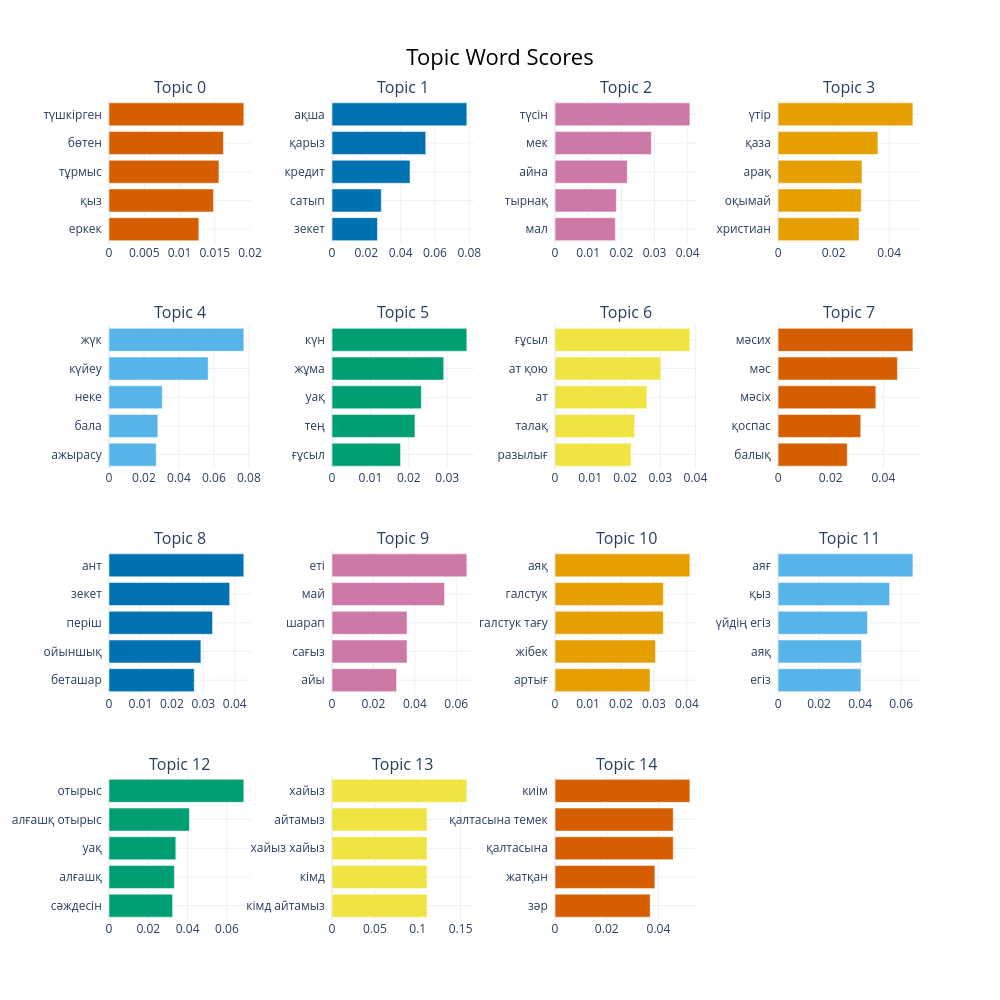

The notebook cell saved with this chart:
### Markdown cell above
# 1. Темы в общем

### Code cell
#visualization of the terms

model_bigrams.visualize_barchart(top_n_topics=15)

### Figure 1 — Plotly figure (JSON) as saved in the notebook; plotly's stock layout.template omitted (floating-point values rounded to 4 significant figures)
{"data": [{"marker": {"color": "#D55E00"}, "orientation": "h", "type": "bar", "x": [0.01274, 0.01482, 0.01559, 0.01622, 0.01912], "xaxis": "x", "y": ["еркек  ", "қыз  ", "тұрмыс  ", "бөтен  ", "түшкірген  "], "yaxis": "y"}, {"marker": {"color": "#0072B2"}, "orientation": "h", "type": "bar", "x": [0.02647, 0.02871, 0.04546, 0.05463, 0.07857], "xaxis": "x2", "y": ["зекет  ", "сатып  ", "кредит  ", "қарыз  ", "ақша  "], "yaxis": "y2"}, {"marker": {"color": "#CC79A7"}, "orientation": "h", "type": "bar", "x": [0.01818, 0.01848, 0.02177, 0.02903, 0.04066], "xaxis": "x3", "y": ["мал  ", "тырнақ  ", "айна  ", "мек  ", "түсін  "], "yaxis": "y3"}, {"marker": {"color": "#E69F00"}, "orientation": "h", "type": "bar", "x": [0.02913, 0.02995, 0.03021, 0.03595, 0.04855], "xaxis": "x4", "y": ["христиан  ", "оқымай  ", "арақ  ", "қаза  ", "үтір  "], "yaxis": "y4"}, {"marker": {"color": "#56B4E9"}, "orientation": "h", "type": "bar", "x": [0.02703, 0.02794, 0.03048, 0.0567, 0.07713], "xaxis": "x5", "y": ["ажырасу  ", "бала  ", "неке  ", "күйеу  ", "жүк  "], "yaxis": "y5"}, {"marker": {"color": "#009E73"}, "orientation": "h", "type": "bar", "x": [0.01784, 0.02159, 0.02326, 0.02909, 0.03511], "xaxis": "x6", "y": ["ғұсыл  ", "тең  ", "уақ  ", "жұма  ", "күн  "], "yaxis": "y6"}, {"marker": {"color": "#F0E442"}, "orientation": "h", "type": "bar", "x": [0.02166, 0.02268, 0.02615, 0.03014, 0.03842], "xaxis": "x7", "y": ["разылығ  ", "талақ  ", "ат  ", "ат қою  ", "ғұсыл  "], "yaxis": "y7"}, {"marker": {"color": "#D55E00"}, "orientation": "h", "type": "bar", "x": [0.02627, 0.0314, 0.03714, 0.04535, 0.05122], "xaxis": "x8", "y": ["балық  ", "қоспас  ", "мәсіх  ", "мәс  ", "мәсих  "], "yaxis": "y8"}, {"marker": {"color": "#0072B2"}, "orientation": "h", "type": "bar", "x": [0.02713, 0.02923, 0.03293, 0.03839, 0.0429], "xaxis": "x9", "y": ["беташар  ", "ойыншық  ", "періш  ", "зекет  ", "ант  "], "yaxis": "y9"}, {"marker": {"color": "#CC79A7"}, "orientation": "h", "type": "bar", "x": [0.03117, 0.03623, 0.03623, 0.05434, 0.06511], "xaxis": "x10", "y": ["айы  ", "сағыз  ", "шарап  ", "май  ", "еті  "], "yaxis": "y10"}, {"marker": {"color": "#E69F00"}, "orientation": "h", "type": "bar", "x": [0.02879, 0.03047, 0.03284, 0.03284, 0.04089], "xaxis": "x11", "y": ["артығ  ", "жібек  ", "галстук тағу  ", "галстук  ", "аяқ  "], "yaxis": "y11"}, {"marker": {"color": "#56B4E9"}, "orientation": "h", "type": "bar", "x": [0.04043, 0.04069, 0.04357, 0.05439, 0.06573], "xaxis": "x12", "y": ["егіз  ", "аяқ  ", "үйдің егіз  ", "қыз  ", "аяғ  "], "yaxis": "y12"}, {"marker": {"color": "#009E73"}, "orientation": "h", "type": "bar", "x": [0.03234, 0.03325, 0.03398, 0.0409, 0.06858], "xaxis": "x13", "y": ["сәждесін  ", "алғашқ  ", "уақ  ", "алғашқ отырыс  ", "отырыс  "], "yaxis": "y13"}, {"marker": {"color": "#F0E442"}, "orientation": "h", "type": "bar", "x": [0.1109, 0.1109, 0.1109, 0.1109, 0.1573], "xaxis": "x14", "y": ["кімд айтамыз  ", "кімд  ", "хайыз хайыз  ", "айтамыз  ", "хайыз  "], "yaxis": "y14"}, {"marker": {"color": "#D55E00"}, "orientation": "h", "type": "bar", "x": [0.03679, 0.03861, 0.0457, 0.0457, 0.05215], "xaxis": "x15", "y": ["зәр  ", "жатқан  ", "қалтасына  ", "қалтасына темек  ", "киім  "], "yaxis": "y15"}], "layout": {"annotations": [{"font": {"size": 16}, "showarrow": false, "text": "Topic 0", "x": 0.0875, "xanchor": "center", "xref": "paper", "y": 1, "yanchor": "bottom", "yref": "paper"}, {"font": {"size": 16}, "showarrow": false, "text": "Topic 1", "x": 0.3625, "xanchor": "center", "xref": "paper", "y": 1, "yanchor": "bottom", "yref": "paper"}, {"font": {"size": 16}, "showarrow": false, "text": "Topic 2", "x": 0.6375, "xanchor": "center", "xref": "paper", "y": 1, "yanchor": "bottom", "yref": "paper"}, {"font": {"size": 16}, "showarrow": false, "text": "Topic 3", "x": 0.9125, "xanchor": "center", "xref": "paper", "y": 1, "yanchor": "bottom", "yref": "paper"}, {"font": {"size": 16}, "showarrow": false, "text": "Topic 4", "x": 0.0875, "xanchor": "center", "xref": "paper", "y": 0.725, "yanchor": "bottom", "yref": "paper"}, {"font": {"size": 16}, "showarrow": false, "text": "Topic 5", "x": 0.3625, "xanchor": "center", "xref": "paper", "y": 0.725, "yanchor": "bottom", "yref": "paper"}, {"font": {"size": 16}, "showarrow": false, "text": "Topic 6", "x": 0.6375, "xanchor": "center", "xref": "paper", "y": 0.725, "yanchor": "bottom", "yref": "paper"}, {"font": {"size": 16}, "showarrow": false, "text": "Topic 7", "x": 0.9125, "xanchor": "center", "xref": "paper", "y": 0.725, "yanchor": "bottom", "yref": "paper"}, {"font": {"size": 16}, "showarrow": false, "text": "Topic 8", "x": 0.0875, "xanchor": "center", "xref": "paper", "y": 0.45, "yanchor": "bottom", "yref": "paper"}, {"font": {"size": 16}, "showarrow": false, "text": "Topic 9", "x": 0.3625, "xanchor": "center", "xref": "paper", "y": 0.45, "yanchor": "bottom", "yref": "paper"}, {"font": {"size": 16}, "showarrow": false, "text": "Topic 10", "x": 0.6375, "xanchor": "center", "xref": "paper", "y": 0.45, "yanchor": "bottom", "yref": "paper"}, {"font": {"size": 16}, "showarrow": false, "text": "Topic 11", "x": 0.9125, "xanchor": "center", "xref": "paper", "y": 0.45, "yanchor": "bottom", "yref": "paper"}, {"font": {"size": 16}, "showarrow": false, "text": "Topic 12", "x": 0.0875, "xanchor": "center", "xref": "paper", "y": 0.175, "yanchor": "bottom", "yref": "paper"}, {"font": {"size": 16}, "showarrow": false, "text": "Topic 13", "x": 0.3625, "xanchor": "center", "xref": "paper", "y": 0.175, "yanchor": "bottom", "yref": "paper"}, {"font": {"size": 16}, "showarrow": false, "text": "Topic 14", "x": 0.6375, "xanchor": "center", "xref": "paper", "y": 0.175, "yanchor": "bottom", "yref": "paper"}], "height": 1000, "hoverlabel": {"bgcolor": "white", "font": {"family": "Rockwell", "size": 16}}, "showlegend": false, "title": {"font": {"color": "Black", "size": 22}, "text": "Topic Word Scores", "x": 0.5, "xanchor": "center", "yanchor": "top"}, "width": 1000, "xaxis": {"anchor": "y", "domain": [0, 0.175], "showgrid": true}, "xaxis10": {"anchor": "y10", "domain": [0.275, 0.45], "showgrid": true}, "xaxis11": {"anchor": "y11", "domain": [0.55, 0.725], "showgrid": true}, "xaxis12": {"anchor": "y12", "domain": [0.825, 1], "showgrid": true}, "xaxis13": {"anchor": "y13", "domain": [0, 0.175], "showgrid": true}, "xaxis14": {"anchor": "y14", "domain": [0.275, 0.45], "showgrid": true}, "xaxis15": {"anchor": "y15", "domain": [0.55, 0.725], "showgrid": true}, "xaxis16": {"anchor": "y16", "domain": [0.825, 1], "showgrid": true}, "xaxis2": {"anchor": "y2", "domain": [0.275, 0.45], "showgrid": true}, "xaxis3": {"anchor": "y3", "domain": [0.55, 0.725], "showgrid": true}, "xaxis4": {"anchor": "y4", "domain": [0.825, 1], "showgrid": true}, "xaxis5": {"anchor": "y5", "domain": [0, 0.175], "showgrid": true}, "xaxis6": {"anchor": "y6", "domain": [0.275, 0.45], "showgrid": true}, "xaxis7": {"anchor": "y7", "domain": [0.55, 0.725], "showgrid": true}, "xaxis8": {"anchor": "y8", "domain": [0.825, 1], "showgrid": true}, "xaxis9": {"anchor": "y9", "domain": [0, 0.175], "showgrid": true}, "yaxis": {"anchor": "x", "domain": [0.825, 1], "showgrid": true}, "yaxis10": {"anchor": "x10", "domain": [0.275, 0.45], "showgrid": true}, "yaxis11": {"anchor": "x11", "domain": [0.275, 0.45], "showgrid": true}, "yaxis12": {"anchor": "x12", "domain": [0.275, 0.45], "showgrid": true}, "yaxis13": {"anchor": "x13", "domain": [0, 0.175], "showgrid": true}, "yaxis14": {"anchor": "x14", "domain": [0, 0.175], "showgrid": true}, "yaxis15": {"anchor": "x15", "domain": [0, 0.175], "showgrid": true}, "yaxis16": {"anchor": "x16", "domain": [0, 0.175], "showgrid": true}, "yaxis2": {"anchor": "x2", "domain": [0.825, 1], "showgrid": true}, "yaxis3": {"anchor": "x3", "domain": [0.825, 1], "showgrid": true}, "yaxis4": {"anchor": "x4", "domain": [0.825, 1], "showgrid": true}, "yaxis5": {"anchor": "x5", "domain": [0.55, 0.725], "showgrid": true}, "yaxis6": {"anchor": "x6", "domain": [0.55, 0.725], "showgrid": true}, "yaxis7": {"anchor": "x7", "domain": [0.55, 0.725], "showgrid": true}, "yaxis8": {"anchor": "x8", "domain": [0.55, 0.725], "showgrid": true}, "yaxis9": {"anchor": "x9", "domain": [0.275, 0.45], "showgrid": true}}}
